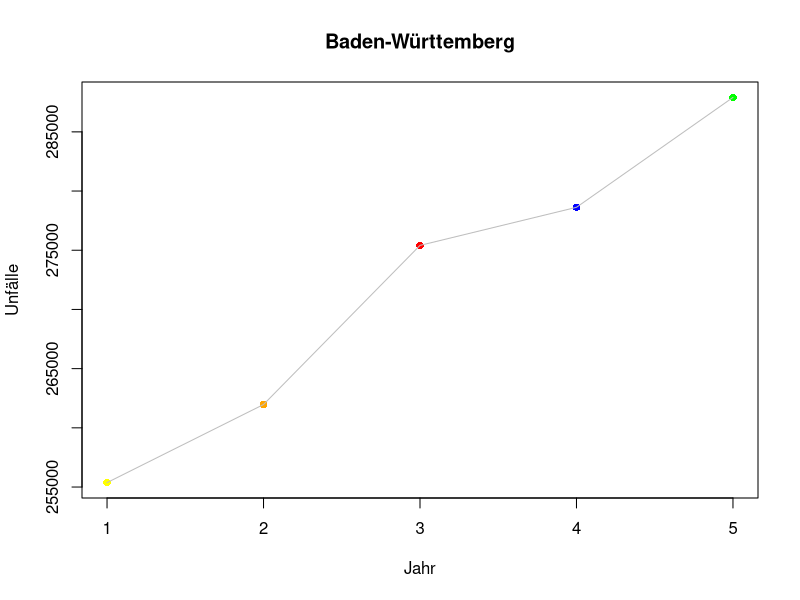
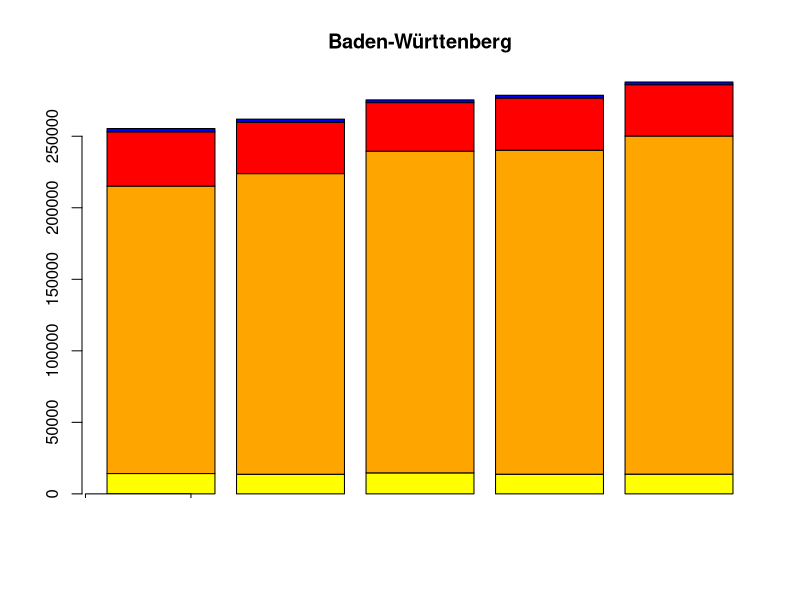
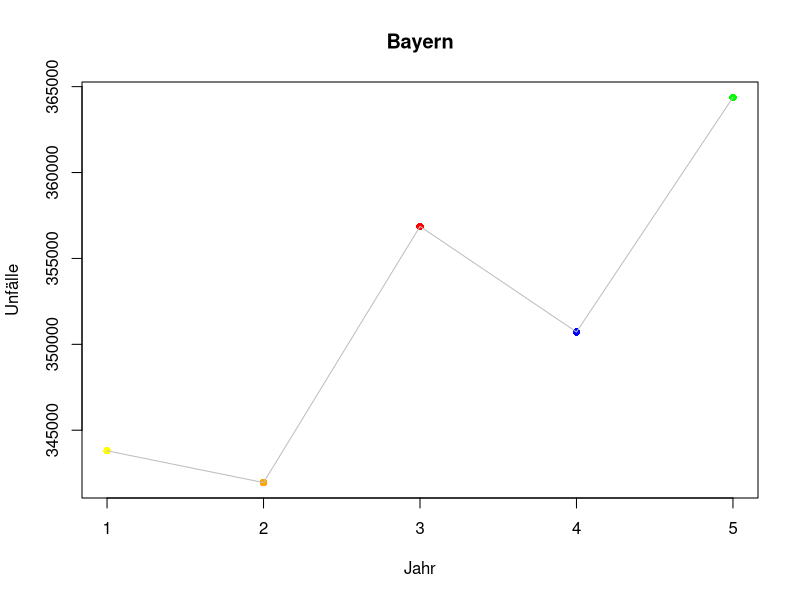
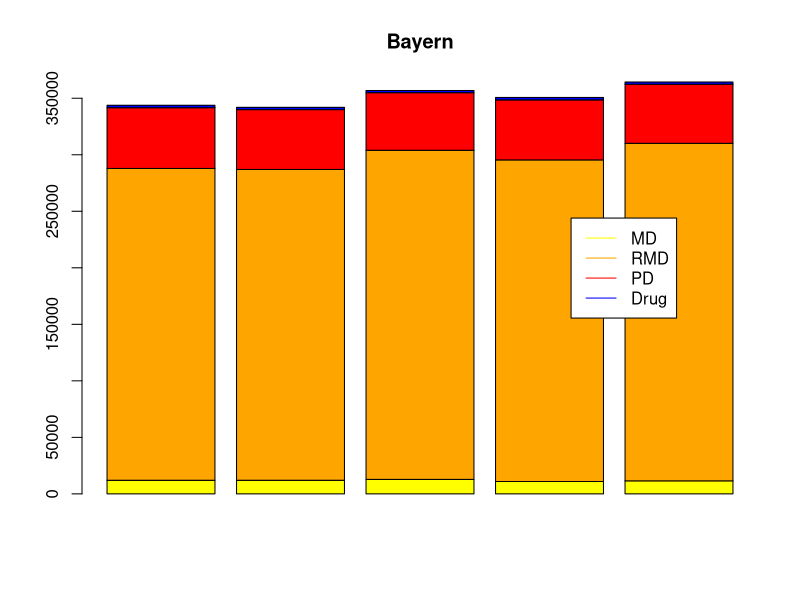
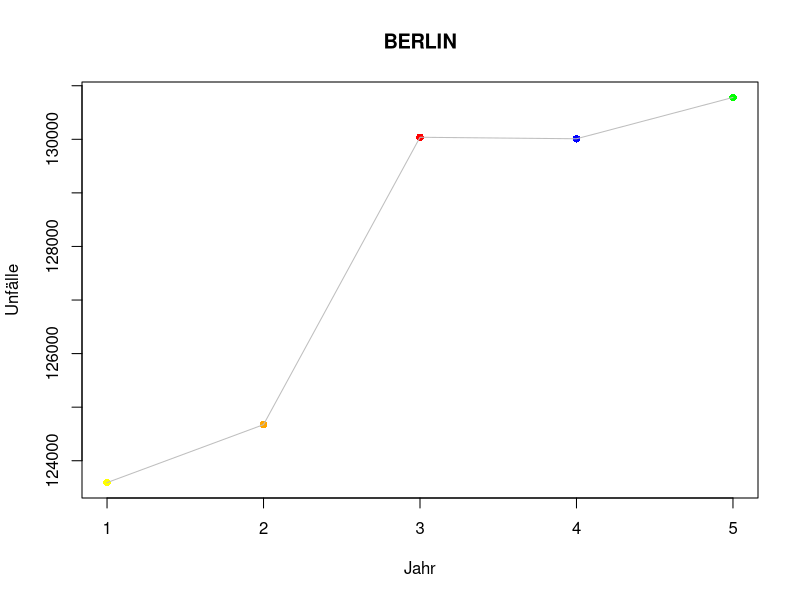
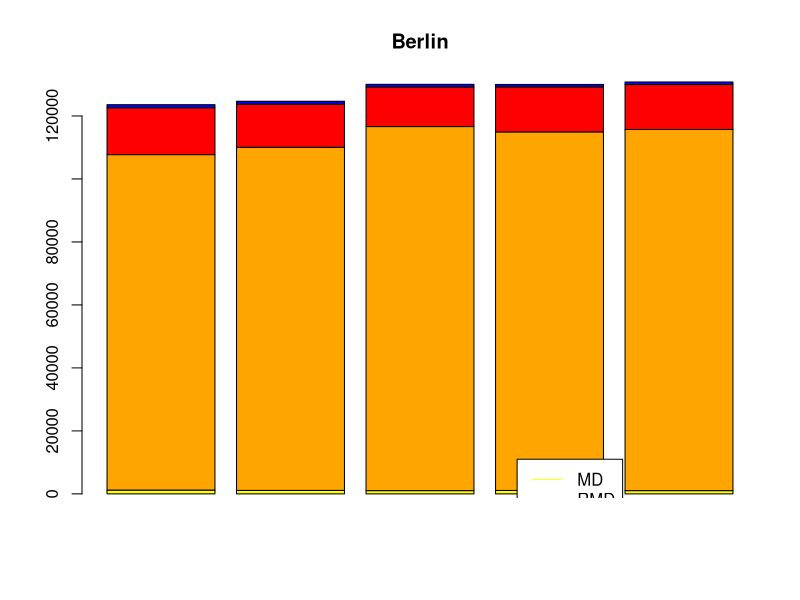
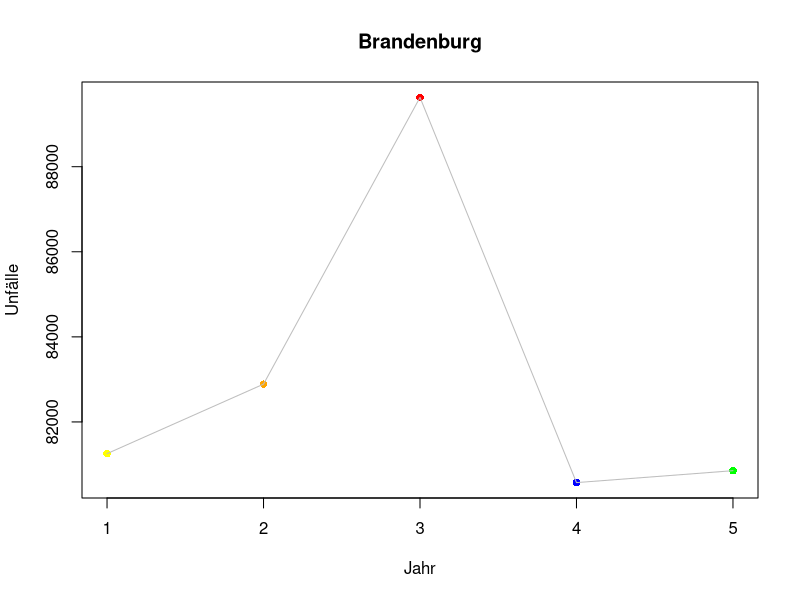
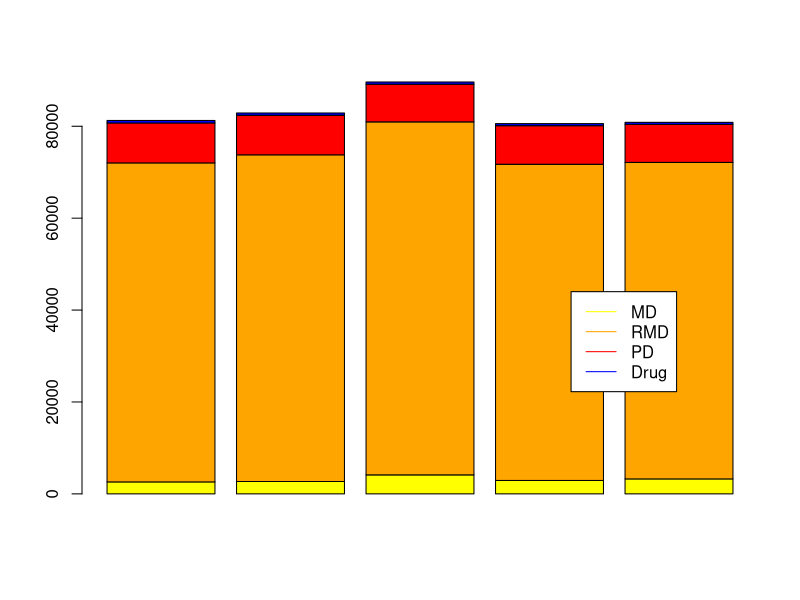

The R source for these figures, in order:
#Einlesen der Datei, System Linux Ubuntu 12.04
setwd("/home/vhx/Dokumente/R-Statistik/Projekt_S_V/WIN_HSHN_S_V/")
d<-read.csv2("unfalldaten.csv",encoding="utf-8")
d
colors = c("yellow", "orange", "red", "blue","green")

options(scipen=999)

#Einlesen der Datei, System Windows 7
# Working-Directory setzen
setwd("C:/R_Dateien")
# Einlesen des Datensatzes
d <- read.csv2("unfalldaten.csv", header = T, sep = ";")
colors = c("yellow", "orange", "red", "blue","green")

# Zusammenfassung des Datensatzes anzeigen
summary(d)

# 1.Bundesland Baden Württenberg----------------------------------------------------------------------------------
# Entwicklung von 2008 bis 2012

# Unfälle insgesamt
BW<-subset(d,d$Bundesland =="Baden-Württemberg" & d$Lage=="Insgesamt" & d$Unfälle =="Insgesamt" )
BW
#Vektor
BWJahre<-c(BW$X2008,BW$X2009,BW$X2010,BW$X2011,BW$X2012)
BWJahre

#Unfälle unter dem Einfluss berausch. Mittel
RBW<-subset(d,d$Bundesland =="Baden-Württemberg" & d$Unfälle =="Sonst. Unfälle unter dem Einfluss berausch. Mittel" & d$Lage =="Insgesamt" )
RBW
#Vektor
RBWJ<-c(RBW$X2008,RBW$X2009,RBW$X2010,RBW$X2011,RBW$X2012)
RBWJ


#Schwerwiegende Unfälle mit Sachschaden i.e.S
BWmd<-subset(d,d$Bundesland =="Baden-Württemberg" & d$Unfälle =="Schwerwiegende Unfälle mit Sachschaden i.e.S" & d$Lage =="Insgesamt")
BWmd
#Vektor
BWmdD<-c(BWmd$X2008,BWmd$X2009,BWmd$X2010,BWmd$X2011,BWmd$X2012)
BWmdD

#Unfälle mit Personenschaden
BWpd<-subset(d,d$Bundesland =="Baden-Württemberg" & d$Unfälle =="Unfälle mit Personenschaden" & d$Lage =="Insgesamt")
BWpd
#Vektor
BWpdD<-c(BWpd$X2008,BWpd$X2009,BWpd$X2010,BWpd$X2011,BWpd$X2012)
BWpdD

#Übrige Sachschadensunfälle
BWrmd<-subset(d,d$Bundesland =="Baden-Württemberg" & d$Unfälle =="Übrige Sachschadensunfälle" & d$Lage =="Insgesamt")
BWrmd
#Vektor
BWrmdD<-c(BWrmd$X2008,BWrmd$X2009,BWrmd$X2010,BWrmd$X2011,BWrmd$X2012)
BWrmdD

#Unfälle innerorts
BWinnerorts <- subset(d, d$Bundesland == "Baden-Württemberg" & d$Unfälle == "Insgesamt" & d$Lage == "innerorts")
BWinnerorts
#Vektor
BWinnerortsV <- c(BWinnerorts$X2008, BWinnerorts$X2009, BWinnerorts$X2010, BWinnerorts$X2011, BWinnerorts$X2012)
BWinnerortsV

#Unfälle außerorts
BWaußerorts <- subset(d, d$Bundesland == "Baden-Württemberg" & d$Unfälle == "Insgesamt" & d$Lage == "außerorts (ohne Autobahnen)")
BWaußerorts
#Vektor
BWaußerortsV <- c(BWaußerorts$X2008, BWaußerorts$X2009, BWaußerorts$X2010, BWaußerorts$X2011, BWaußerorts$X2012)
BWaußerortsV

#Unfälle auf Autobahnen
BWautobahn <- subset(d, d$Bundesland == "Baden-Württemberg" & d$Unfälle == "Insgesamt" & d$Lage == "auf Autobahnen")
BWautobahn
#Vektor
BWautobahnV <- c(BWautobahn$X2008, BWautobahn$X2009, BWautobahn$X2010, BWautobahn$X2011, BWautobahn$X2012)
BWautobahnV

#Für gestapelte Saeulendiagramm
t<-c(BWmdD,BWrmdD,BWpdD,RBWJ)
BadenW<-t
BadenW

BWtest<-matrix(BadenW, nrow=4,ncol=5, byrow = TRUE )
BWtest


#Entwicklung in 5 Jahren
plot(BWJahre,col=colors,ylab="Unfälle",xlab="Jahr",pch=16,main="Baden-Württemberg",cex=1)
lines(BWJahre,col="grey")


#Aufteilung
bw<-barplot(BWtest,beside=F,col=colors,main="Baden-Württenberg")
legend(0,0,c("MD","RMD","PD","Drug"), col=colors,lty=c(1,1))
BW


#----------------------------------------------------------------#

# 2. Bundesland Bayern------------------------------------------------------------------------------------------
# Entwicklung von 2008 bis 2012
BY<-subset(d,d$Bundesland =="Bayern" & d$Lage=="Insgesamt" & d$Unfälle =="Insgesamt")
BY

# Unfälle insgesammt Bayern
BYJahre<-c(BY$X2008,BY$X2009,BY$X2010,BY$X2011,BY$X2012)
BYJahre

#Drogeneinfluss
RBY<-subset(d,d$Bundesland =="Bayern" & d$Unfälle =="Sonst. Unfälle unter dem Einfluss berausch. Mittel" & d$Lage =="Insgesamt" )
RBY
#Vektoren
RBYJ<-c(RBY$X2008,RBY$X2009,RBY$X2010,RBY$X2011,RBY$X2012)
RBYJ


#Schwerwiegende Unfälle mit Sachschaden i.e.S
BYmd<-subset(d,d$Bundesland =="Bayern" & d$Unfälle =="Schwerwiegende Unfälle mit Sachschaden i.e.S" & d$Lage =="Insgesamt")
BYmd
BYmdD<-c(BYmd$X2008,BYmd$X2009,BYmd$X2010,BYmd$X2011,BYmd$X2012)
BYmdD

#Unfälle mit Personenschaden
BYpd<-subset(d,d$Bundesland =="Bayern" & d$Unfälle =="Unfälle mit Personenschaden" & d$Lage =="Insgesamt")
BYpd
BYpdD<-c(BYpd$X2008,BYpd$X2009,BYpd$X2010,BYpd$X2011,BYpd$X2012)
BYpdD

#Übrige Sachschadensunfälle
BYrmd<-subset(d,d$Bundesland =="Bayern" & d$Unfälle =="Übrige Sachschadensunfälle" & d$Lage =="Insgesamt")
BYrmd
BYrmdD<-c(BYrmd$X2008,BYrmd$X2009,BYrmd$X2010,BYrmd$X2011,BYrmd$X2012)
BYrmdD

#Unfälle innerorts
BYinnerorts <- subset(d, d$Bundesland == "Bayern" & d$Unfälle == "Insgesamt" & d$Lage == "innerorts")
BYinnerorts
#Vektor
BYinnerortsV <- c(BYinnerorts$X2008, BYinnerorts$X2009, BYinnerorts$X2010, BYinnerorts$X2011, BYinnerorts$X2012)
BYinnerortsV

#Unfälle außerorts
BYaußerorts <- subset(d, d$Bundesland == "Bayern" & d$Unfälle == "Insgesamt" & d$Lage == "außerorts (ohne Autobahnen)")
BYaußerorts
#Vektor
BYaußerortsV <- c(BYaußerorts$X2008, BYaußerorts$X2009, BYaußerorts$X2010, BYaußerorts$X2011, BYaußerorts$X2012)
BYaußerortsV

#Unfälle auf Autobahnen
BYautobahn <- subset(d, d$Bundesland == "Bayern" & d$Unfälle == "Insgesamt" & d$Lage == "auf Autobahnen")
BYautobahn
#Vektor
BYautobahnV <- c(BYautobahn$X2008, BYautobahn$X2009, BYautobahn$X2010, BYautobahn$X2011, BYautobahn$X2012)
BYautobahnV


#Für gestapelte Saeulendiagramm
byt<-c(BYmdD,BYrmdD,BYpdD,RBYJ)
Bayern<-byt

testBY<-matrix(byt, nrow=4,ncol=5, byrow = TRUE )
testBY

#Entwicklung in 5 Jahren
plot(BYJahre,col=colors,ylab="Unfälle",xlab="Jahr",pch=16,main="Bayern",cex=1)
lines(BYJahre,col="grey")

#Aufteilung
by<-barplot(testBY,beside=F,col=colors,main="Bayern")
legend(4.5,244000,c("MD","RMD","PD","Drug"), col=colors,lty=c(1,1))


#----------------------------------------------------------------#

# 3.Bundesland Berlin-------------------------------------------------------------------------------------------
# Entwicklung von 2008 bis 2012
BER<-subset(d,d$Bundesland =="Berlin" & d$Lage=="Insgesamt" & d$Unfälle =="Insgesamt")
BER

BERJahre<-c(BER$X2008,BER$X2009,BER$X2010,BER$X2011,BER$X2012)
BERJahre

#Drogeneinfluss
RBER<-subset(d,d$Bundesland =="Berlin" & d$Unfälle =="Sonst. Unfälle unter dem Einfluss berausch. Mittel" & d$Lage =="Insgesamt" )
RBER
#Vektoren
RBERJ<-c(RBER$X2008,RBER$X2009,RBER$X2010,RBER$X2011,RBER$X2012)
RBERJ


#Schwerwiegende Unfälle mit Sachschaden i.e.S
BERmd<-subset(d,d$Bundesland =="Berlin" & d$Unfälle =="Schwerwiegende Unfälle mit Sachschaden i.e.S" & d$Lage =="Insgesamt")
BERmd
#Vektor
BERmdD<-c(BERmd$X2008,BERmd$X2009,BERmd$X2010,BERmd$X2011,BERmd$X2012)
BERmdD

#Unfälle mit Personenschaden
BERpd<-subset(d,d$Bundesland =="Berlin" & d$Unfälle =="Unfälle mit Personenschaden" & d$Lage =="Insgesamt")
BERpd
#Vektor
BERpdD<-c(BERpd$X2008,BERpd$X2009,BERpd$X2010,BERpd$X2011,BERpd$X2012)
BERpdD

#Übrige Sachschadensunfälle
BERrmd<-subset(d,d$Bundesland =="Berlin" & d$Unfälle =="Übrige Sachschadensunfälle" & d$Lage =="Insgesamt")
BERrmd
#Vektor
BERrmdD<-c(BERrmd$X2008,BERrmd$X2009,BERrmd$X2010,BERrmd$X2011,BERrmd$X2012)
BERrmdD

#Unfälle innerorts
BERinnerorts <- subset(d, d$Bundesland == "Berlin" & d$Unfälle == "Insgesamt" & d$Lage == "innerorts")
BERinnerorts
#Vektor
BERinnerortsV <- c(BERinnerorts$X2008, BERinnerorts$X2009, BERinnerorts$X2010, BERinnerorts$X2011, BERinnerorts$X2012)
BERinnerortsV

#Unfälle außerorts
BERaußerorts <- subset(d, d$Bundesland == "Berlin" & d$Unfälle == "Insgesamt" & d$Lage == "außerorts (ohne Autobahnen)")
BERaußerorts
#Vektor
BERaußerortsV <- c(BERaußerorts$X2008, BERaußerorts$X2009, BERaußerorts$X2010, BERaußerorts$X2011, BERaußerorts$X2012)
BERaußerortsV

#Unfälle auf Autobahnen
BWautobahn <- subset(d, d$Bundesland == "Baden-Württemberg" & d$Unfälle == "Insgesamt" & d$Lage == "auf Autobahnen")
BWautobahn
#Vektor
BWautobahnV <- c(BWautobahn$X2008, BWautobahn$X2009, BWautobahn$X2010, BWautobahn$X2011, BWautobahn$X2012)
BWautobahnV

#Für gestapelte Saeulendiagramm
bert<-c(BERmdD,BERrmdD,BERpdD,RBERJ)
Berlin<-bert
testBER<-matrix(bert, nrow=4,ncol=5, byrow = TRUE )
testBER

#Entwicklung in 5 Jahren
plot(BERJahre,col=colors,ylab="Unfälle",xlab="Jahr",pch=16,main="BERLIN",cex=1)
lines(BERJahre,col="grey")

#Aufteilung
ber<-barplot(testBER,beside=F,col=colors,main="Berlin")
legend(4,11000,c("MD","RMD","PD","Drug"), col=colors,lty=c(1,1))

#-----------------------------------------------------------------------------------#

# 4. Bundesland Brandenburg------------------------------------------------------------------------------------
# Entwicklung von 2008 bis 2012

BRA<-subset(d,d$Bundesland =="Brandenburg" & d$Lage=="Insgesamt" & d$Unfälle =="Insgesamt")
BRA

BRAJahre<-c(BRA$X2008,BRA$X2009,BRA$X2010,BRA$X2011,BRA$X2012)
BRAJahre

#Unfälle unter dem Einfluss berausch. Mittel
RBRA<-subset(d,d$Bundesland =="Brandenburg" & d$Unfälle =="Sonst. Unfälle unter dem Einfluss berausch. Mittel" & d$Lage =="Insgesamt" )
RBRA
#Vektoren
RBRAJ<-c(RBRA$X2008,RBRA$X2009,RBRA$X2010,RBRA$X2011,RBRA$X2012)
RBRAJ

#Schwerwiegende Unfälle mit Sachschaden i.e.S
BRAmd<-subset(d,d$Bundesland =="Brandenburg" & d$Unfälle =="Schwerwiegende Unfälle mit Sachschaden i.e.S" & d$Lage =="Insgesamt")
BRAmd

BRAmdD<-c(BRAmd$X2008,BRAmd$X2009,BRAmd$X2010,BRAmd$X2011,BRAmd$X2012)
BRAmdD

#Unfälle mit Personenschaden
BRApd<-subset(d,d$Bundesland =="Brandenburg" & d$Unfälle =="Unfälle mit Personenschaden" & d$Lage =="Insgesamt")
BRApd
BRApdD<-c(BRApd$X2008,BRApd$X2009,BRApd$X2010,BRApd$X2011,BRApd$X2012)
BRApdD

#Übrige Sachschadensunfälle
BRArmd<-subset(d,d$Bundesland =="Brandenburg" & d$Unfälle =="Übrige Sachschadensunfälle" & d$Lage =="Insgesamt")
BRArmd
BRArmdD<-c(BRArmd$X2008,BRArmd$X2009,BRArmd$X2010,BRArmd$X2011,BRArmd$X2012)
BRArmdD

#Unfälle innerorts
BRAinnerorts <- subset(d, d$Bundesland == "Brandenburg" & d$Unfälle == "Insgesamt" & d$Lage == "innerorts")
BRAinnerorts
#Vektor
BRAinnerortsV <- c(BRAinnerorts$X2008, BRAinnerorts$X2009, BRAinnerorts$X2010, BRAinnerorts$X2011, BRAinnerorts$X2012)
BRAinnerortsV

#Unfälle außerorts
BRAaußerorts <- subset(d, d$Bundesland == "Brandenburg" & d$Unfälle == "Insgesamt" & d$Lage == "außerorts (ohne Autobahnen)")
BRAaußerorts
#Vektor
BRAaußerortsV <- c(BRAaußerorts$X2008, BRAaußerorts$X2009, BRAaußerorts$X2010, BRAaußerorts$X2011, BRAaußerorts$X2012)
BRAaußerortsV

#Unfälle auf Autobahnen
BRAautobahn <- subset(d, d$Bundesland == "Brandenburg" & d$Unfälle == "Insgesamt" & d$Lage == "auf Autobahnen")
BRAautobahn
#Vektor
BRAautobahnV <- c(BRAautobahn$X2008, BRAautobahn$X2009, BRAautobahn$X2010, BRAautobahn$X2011, BRAautobahn$X2012)
BRAautobahnV

#Für gestapelte Saeulendiagramm
brat<-c(BRAmdD,BRArmdD,BRApdD,RBRAJ)
Brandenburg<-brat
BRAtest<-matrix(brat, nrow=4,ncol=5, byrow = TRUE )
BRAtest
#Entwicklung in 5 Jahren
plot(BRAJahre,col=colors,ylab="Unfälle",xlab="Jahr",pch=16,main="Brandenburg",cex=1)
lines(BRAJahre,col="grey",main="Brandenburg")

#Aufteilung
bra<-barplot(BRAtest,beside=F,col=colors)
legend(4.5,44000,c("MD","RMD","PD","Drug"), col=colors,lty=c(1,1))

#---------------------------------------------------------------------------#


# 5. Bundesland Bremen----------------------------------------------------------------------------------------
# Entwicklung von 2008 bis 2012

BREM<-subset(d,d$Bundesland =="Bremen" & d$Lage=="Insgesamt" & d$Unfälle =="Insgesamt")
BREM




#Unfälle unter dem Einfluss berausch. Mittel
RBREM<-subset(d,d$Bundesland =="Bremen" & d$Unfälle =="Sonst. Unfälle unter dem Einfluss berausch. Mittel" & d$Lage =="Insgesamt" )
RBREM
#Vektoren
#Rauschmittel
RBREMJ<-c(RBREM$X2008,RBREM$X2009,RBREM$X2010,RBREM$X2011,RBREM$X2012)
RBREMJ
#Umfälle in 5 Jahren
BREMJahre<-c(BREM$X2008,BREM$X2009,BREM$X2010,BREM$X2011,BREM$X2012)
BREMJahre

#Schwerwiegende Unfälle mit Sachschaden i.e.S
BREMmd<-subset(d,d$Bundesland =="Bremen" & d$Unfälle =="Schwerwiegende Unfälle mit Sachschaden i.e.S" & d$Lage =="Insgesamt")
BREMmd

BREMmdD<-c(BREMmd$X2008,BREMmd$X2009,BREMmd$X2010,BREMmd$X2011,BREMmd$X2012)
BREMmdD

#Unfälle mit Personenschaden
BREMpd<-subset(d,d$Bundesland =="Bremen" & d$Unfälle =="Unfälle mit Personenschaden" & d$Lage =="Insgesamt")
BREMpd
BREMpdD<-c(BREMpd$X2008,BREMpd$X2009,BREMpd$X2010,BREMpd$X2011,BREMpd$X2012)
BREMpdD

#Übrige Sachschadensunfälle
BREMrmd<-subset(d,d$Bundesland =="Bremen" & d$Unfälle =="Übrige Sachschadensunfälle" & d$Lage =="Insgesamt")
BREMrmd
BREMrmdD<-c(BREMrmd$X2008,BREMrmd$X2009,BREMrmd$X2010,BREMrmd$X2011,BREMrmd$X2012)
BREMrmdD

#Unfälle innerorts
BREMinnerorts <- subset(d, d$Bundesland == "Bremen" & d$Unfälle == "Insgesamt" & d$Lage == "innerorts")
BREMinnerorts
#Vektor
BREMinnerortsV <- c(BREMinnerorts$X2008, BREMinnerorts$X2009, BREMinnerorts$X2010, BREMinnerorts$X2011, BREMinnerorts$X2012)
BREMinnerortsV

#Unfälle außerorts
BREMaußerorts <- subset(d, d$Bundesland == "Bremen" & d$Unfälle == "Insgesamt" & d$Lage == "außerorts (ohne Autobahnen)")
BREMaußerorts
#Vektor
BREMaußerortsV <- c(BREMaußerorts$X2008, BREMaußerorts$X2009, BREMaußerorts$X2010, BREMaußerorts$X2011, BREMaußerorts$X2012)
BREMaußerortsV

#Unfälle auf Autobahnen
BREMautobahn <- subset(d, d$Bundesland == "Bremen" & d$Unfälle == "Insgesamt" & d$Lage == "auf Autobahnen")
BREMautobahn
#Vektor
BREMautobahnV <- c(BREMautobahn$X2008, BREMautobahn$X2009, BREMautobahn$X2010, BREMautobahn$X2011, BREMautobahn$X2012)
BREMautobahnV

#Für gestapelte Saeulendiagramm
bremt<-c(BREMmdD,BREMrmdD,BREMpdD,RBREMJ)
Bremen<-bremt
BREMtest<-matrix(bremt, nrow=4,ncol=5, byrow = TRUE )
BREMtest
#Entwicklung in 5 Jahren
plot(BREMJahre,col=colors,ylab="Unfälle",xlab="Jahr",pch=16,main="Bremen",cex=1)
lines(BREMJahre,col="grey")

#Aufteilung
brem<-barplot(BREMtest,beside=F,col=colors,main="Bremen")
legend(4.5,10000,c("MD","RMD","PD","Drug"), col=colors,lty=c(1,1))
BREM
#---------------------------------------------------------------------#

# 6. Bundesland Hamburg--------------------------------------------------------------------------------------
# Entwicklung von 2008 bis 2012

HH<-subset(d,d$Bundesland =="Hamburg" & d$Lage=="Insgesamt" & d$Unfälle =="Insgesamt")
HH




#Unfälle unter dem Einfluss berausch. Mittel
RHH<-subset(d,d$Bundesland =="Hamburg" & d$Unfälle =="Sonst. Unfälle unter dem Einfluss berausch. Mittel" & d$Lage =="Insgesamt" )
RHH
#Vektoren
#Rauschmittel
RHHJ<-c(RHH$X2008,RHH$X2009,RHH$X2010,RHH$X2011,RHH$X2012)
RHHJ
#Umfälle in 5 Jahren
HHJahre<-c(HH$X2008,HH$X2009,HH$X2010,HH$X2011,HH$X2012)
HHJahre

#Schwerwiegende Unfälle mit Sachschaden i.e.S
HHmd<-subset(d,d$Bundesland =="Hamburg" & d$Unfälle =="Schwerwiegende Unfälle mit Sachschaden i.e.S" & d$Lage =="Insgesamt")
HHmd

HHmdD<-c(HHmd$X2008,HHmd$X2009,HHmd$X2010,HHmd$X2011,HHmd$X2012)
HHmdD

#Unfälle mit Personenschaden
HHpd<-subset(d,d$Bundesland =="Hamburg" & d$Unfälle =="Unfälle mit Personenschaden" & d$Lage =="Insgesamt")
HHpd
HHpdD<-c(HHpd$X2008,HHpd$X2009,HHpd$X2010,HHpd$X2011,HHpd$X2012)
HHpdD

#Übrige Sachschadensunfälle
HHrmd<-subset(d,d$Bundesland =="Hamburg" & d$Unfälle =="Übrige Sachschadensunfälle" & d$Lage =="Insgesamt")
HHrmd
HHrmdD<-c(HHrmd$X2008,HHrmd$X2009,HHrmd$X2010,HHrmd$X2011,HHrmd$X2012)
HHrmdD

#Unfälle innerorts
HHinnerorts <- subset(d, d$Bundesland == "Hamburg" & d$Unfälle == "Insgesamt" & d$Lage == "innerorts")
HHinnerorts
#Vektor
HHinnerortsV <- c(HHinnerorts$X2008, HHinnerorts$X2009, HHinnerorts$X2010, HHinnerorts$X2011, HHinnerorts$X2012)
HHinnerortsV

#Unfälle außerorts
HHaußerorts <- subset(d, d$Bundesland == "Hamburg" & d$Unfälle == "Insgesamt" & d$Lage == "außerorts (ohne Autobahnen)")
HHaußerorts
#Vektor
HHaußerortsV <- c(HHaußerorts$X2008, HHaußerorts$X2009, HHaußerorts$X2010, HHaußerorts$X2011, HHaußerorts$X2012)
HHaußerortsV

#Unfälle auf Autobahnen
HHautobahn <- subset(d, d$Bundesland == "Hamburg" & d$Unfälle == "Insgesamt" & d$Lage == "auf Autobahnen")
HHautobahn
#Vektor
HHautobahnV <- c(HHautobahn$X2008, HHautobahn$X2009, HHautobahn$X2010, HHautobahn$X2011, HHautobahn$X2012)
HHautobahnV

#Für gestapelte Saeulendiagramm
hht<-c(HHmdD,HHrmdD,HHpdD,RHHJ)
Hamburg<-hht
HHtest<-matrix(hht, nrow=4,ncol=5, byrow = TRUE )
HHtest
#Entwicklung in 5 Jahren
plot(HHJahre,col=colors,ylab="Unfälle",xlab="Jahr",pch=16,main="Hamburg",cex=1)
lines(HHJahre,col="grey")

#Aufteilung
hh<-barplot(HHtest,beside=F,col=colors,main="Hamburg")
legend(4.5,25000,c("MD","RMD","PD","Drug"), col=colors,lty=c(1,1))
HH
#-------------------------------------------------------------------------#

# 7. Bundesland Hessen
# Entwicklung von 2008 bis 2012-------------------------------------------------------------------------------

HE<-subset(d,d$Bundesland =="Hessen" & d$Lage=="Insgesamt" & d$Unfälle =="Insgesamt")
HE

#Unfälle unter dem Einfluss berausch. Mittel
RHE<-subset(d,d$Bundesland =="Hessen" & d$Unfälle =="Sonst. Unfälle unter dem Einfluss berausch. Mittel" & d$Lage =="Insgesamt" )
RHE
#Vektoren
#Rauschmittel
RHEJ<-c(RHE$X2008,RHE$X2009,RHE$X2010,RHE$X2011,RHE$X2012)
RHEJ
#Umfälle in 5 Jahren
HEJahre<-c(HE$X2008,HE$X2009,HE$X2010,HE$X2011,HE$X2012)
HEJahre

#Schwerwiegende Unfälle mit Sachschaden i.e.S
HEmd<-subset(d,d$Bundesland =="Hessen" & d$Unfälle =="Schwerwiegende Unfälle mit Sachschaden i.e.S" & d$Lage =="Insgesamt")
HEmd

HEmdD<-c(HEmd$X2008,HEmd$X2009,HEmd$X2010,HEmd$X2011,HEmd$X2012)
HEmdD

#Unfälle mit Personenschaden
HEpd<-subset(d,d$Bundesland =="Hessen" & d$Unfälle =="Unfälle mit Personenschaden" & d$Lage =="Insgesamt")
HEpd

HEpdD<-c(HEpd$X2008,HEpd$X2009,HEpd$X2010,HEpd$X2011,HEpd$X2012)
HEpdD

#Übrige Sachschadensunfälle
HErmd<-subset(d,d$Bundesland =="Hessen" & d$Unfälle =="Übrige Sachschadensunfälle" & d$Lage =="Insgesamt")
HErmd

HErmdD<-c(HErmd$X2008,HErmd$X2009,HErmd$X2010,HErmd$X2011,HErmd$X2012)
HErmdD

#Unfälle innerorts
HEinnerorts <- subset(d, d$Bundesland == "Hessen" & d$Unfälle == "Insgesamt" & d$Lage == "innerorts")
HEinnerorts
#Vektor
HEinnerortsV <- c(HEinnerorts$X2008, HEinnerorts$X2009, HEinnerorts$X2010, HEinnerorts$X2011, HEinnerorts$X2012)
HEinnerortsV

#Unfälle außerorts
HEaußerorts <- subset(d, d$Bundesland == "Hessen" & d$Unfälle == "Insgesamt" & d$Lage == "außerorts (ohne Autobahnen)")
HEaußerorts
#Vektor
HEaußerortsV <- c(HEaußerorts$X2008, HEaußerorts$X2009, HEaußerorts$X2010, HEaußerorts$X2011, HEaußerorts$X2012)
HEaußerortsV

#Unfälle auf Autobahnen
HEautobahn <- subset(d, d$Bundesland == "Hessen" & d$Unfälle == "Insgesamt" & d$Lage == "auf Autobahnen")
HEautobahn
#Vektor
HEautobahnV <- c(HEautobahn$X2008, HEautobahn$X2009, HEautobahn$X2010, HEautobahn$X2011, HEautobahn$X2012)
HEautobahnV

#Für gestapelte Saeulendiagramm
het<-c(HEmdD,HErmdD,HEpdD,RHEJ)
Hessen<-het
HEtest<-matrix(het, nrow=4,ncol=5, byrow = TRUE )
HEtest
#Entwicklung in 5 Jahren
plot(HEJahre,col=colors,ylab="Unfälle",xlab="Jahr",pch=16,main="Hessen",cex=1)
lines(HEJahre,col="grey")

#Aufteilung
he<-barplot(HEtest,beside=F,col=colors, main="Hessen")
legend(4.5,55000,c("MD","RMD","PD","Drug"), col=colors,lty=c(1,1))
HE

#-------------------------------------------------------------------------#

# 8. Bundesland Mecklenburg-Vorpommern-----------------------------------------------------------------------
# Entwicklung von 2008 bis 2012

MV<-subset(d,d$Bundesland =="Mecklenburg-Vorpommern" & d$Lage=="Insgesamt" & d$Unfälle =="Insgesamt")
MV


#Unfälle unter dem Einfluss berausch. Mittel
RMV<-subset(d,d$Bundesland =="Mecklenburg-Vorpommern" & d$Unfälle =="Sonst. Unfälle unter dem Einfluss berausch. Mittel" & d$Lage =="Insgesamt" )
RMV
#Vektoren
#Rauschmittel
RMVJ<-c(RMV$X2008,RMV$X2009,RMV$X2010,RMV$X2011,RMV$X2012)
RMVJ
#Umfälle in 5 Jahren
MVJahre<-c(MV$X2008,MV$X2009,MV$X2010,MV$X2011,MV$X2012)
MVJahre

#Schwerwiegende Unfälle mit Sachschaden i.e.S
MVmd<-subset(d,d$Bundesland =="Mecklenburg-Vorpommern" & d$Unfälle =="Schwerwiegende Unfälle mit Sachschaden i.e.S" & d$Lage =="Insgesamt")
MVmd

MVmdD<-c(MVmd$X2008,MVmd$X2009,MVmd$X2010,MVmd$X2011,MVmd$X2012)
MVmdD

#Unfälle mit Personenschaden
MVpd<-subset(d,d$Bundesland =="Mecklenburg-Vorpommern" & d$Unfälle =="Unfälle mit Personenschaden" & d$Lage =="Insgesamt")
MVpd

MVpdD<-c(MVpd$X2008,MVpd$X2009,MVpd$X2010,MVpd$X2011,MVpd$X2012)
MVpdD

#Übrige Sachschadensunfälle
MVrmd<-subset(d,d$Bundesland =="Mecklenburg-Vorpommern" & d$Unfälle =="Übrige Sachschadensunfälle" & d$Lage =="Insgesamt")
MVrmd

MVrmdD<-c(MVrmd$X2008,MVrmd$X2009,MVrmd$X2010,MVrmd$X2011,MVrmd$X2012)
MVrmdD

#Unfälle innerorts
MVinnerorts <- subset(d, d$Bundesland == "Mecklenburg-Vorpommern" & d$Unfälle == "Insgesamt" & d$Lage == "innerorts")
MVinnerorts
#Vektor
MVinnerortsV <- c(MVinnerorts$X2008, MVinnerorts$X2009, MVinnerorts$X2010, MVinnerorts$X2011, MVinnerorts$X2012)
MVinnerortsV

#Unfälle außerorts
MVaußerorts <- subset(d, d$Bundesland == "Mecklenburg-Vorpommern" & d$Unfälle == "Insgesamt" & d$Lage == "außerorts (ohne Autobahnen)")
MVaußerorts
#Vektor
MVaußerortsV <- c(MVaußerorts$X2008, MVaußerorts$X2009, MVaußerorts$X2010, MVaußerorts$X2011, MVaußerorts$X2012)
MVaußerortsV

#Unfälle auf Autobahnen
MVautobahn <- subset(d, d$Bundesland == "Mecklenburg-Vorpommern" & d$Unfälle == "Insgesamt" & d$Lage == "auf Autobahnen")
MVautobahn
#Vektor
MVautobahnV <- c(MVautobahn$X2008, MVautobahn$X2009, MVautobahn$X2010, MVautobahn$X2011, MVautobahn$X2012)
MVautobahnV

#Für gestapelte Saeulendiagramm
mvt<-c(MVmdD,MVrmdD,MVpdD,RMVJ)
MecklenburgVorpommern<-mvt
MVtest<-matrix(mvt, nrow=4,ncol=5, byrow = TRUE )
MVtest
#Entwicklung in 5 Jahren
plot(MVJahre,col=colors,ylab="Unfälle",xlab="Jahr",pch=16,main="Mecklenburg-Vorpommern",cex=1)
lines(MVJahre,col="grey")

#Aufteilung
mv<-barplot(MVtest,beside=F,col=colors,main="Mecklenburg-Vorpommern")
legend(4.5,45000,c("MD","RMD","PD","Drug"), col=colors,lty=c(1,1))
MV
#------------------------------------------------------------------#

# 9. Bundesland Niedersachsen---------------------------------------------------------------------------------
# Entwicklung von 2008 bis 2012

NS<-subset(d,d$Bundesland =="Niedersachsen" & d$Lage=="Insgesamt" & d$Unfälle =="Insgesamt")
NS

#Unfälle unter dem Einfluss berausch. Mittel
RNS<-subset(d,d$Bundesland =="Niedersachsen" & d$Unfälle =="Sonst. Unfälle unter dem Einfluss berausch. Mittel" & d$Lage =="Insgesamt" )
RNS
#Vektoren
#Rauschmittel
RNSJ<-c(RNS$X2008,RNS$X2009,RNS$X2010,RNS$X2011,RNS$X2012)
RNSJ
#Umfälle in 5 Jahren
NSJahre<-c(NS$X2008,NS$X2009,NS$X2010,NS$X2011,NS$X2012)
NSJahre

#Schwerwiegende Unfälle mit Sachschaden i.e.S
NSmd<-subset(d,d$Bundesland =="Niedersachsen" & d$Unfälle =="Schwerwiegende Unfälle mit Sachschaden i.e.S" & d$Lage =="Insgesamt")
NSmd

NSmdD<-c(NSmd$X2008,NSmd$X2009,NSmd$X2010,NSmd$X2011,NSmd$X2012)
NSmdD

#Unfälle mit Personenschaden
NSpd<-subset(d,d$Bundesland =="Niedersachsen" & d$Unfälle =="Unfälle mit Personenschaden" & d$Lage =="Insgesamt")
NSpd

NSpdD<-c(NSpd$X2008,NSpd$X2009,NSpd$X2010,NSpd$X2011,NSpd$X2012)
NSpdD

#Übrige Sachschadensunfälle
NSrmd<-subset(d,d$Bundesland =="Niedersachsen" & d$Unfälle =="Übrige Sachschadensunfälle" & d$Lage =="Insgesamt")
NSrmd

NSrmdD<-c(NSrmd$X2008,NSrmd$X2009,NSrmd$X2010,NSrmd$X2011,NSrmd$X2012)
NSrmdD

#Unfälle innerorts
NSinnerorts <- subset(d, d$Bundesland == "Niedersachsen" & d$Unfälle == "Insgesamt" & d$Lage == "innerorts")
NSinnerorts
#Vektor
NSinnerortsV <- c(NSinnerorts$X2008, NSinnerorts$X2009, NSinnerorts$X2010, NSinnerorts$X2011, NSinnerorts$X2012)
NSinnerortsV

#Unfälle außerorts
NSaußerorts <- subset(d, d$Bundesland == "Niedersachsen" & d$Unfälle == "Insgesamt" & d$Lage == "außerorts (ohne Autobahnen)")
NSaußerorts
#Vektor
NSaußerortsV <- c(NSaußerorts$X2008, NSaußerorts$X2009, NSaußerorts$X2010, NSaußerorts$X2011, NSaußerorts$X2012)
NSaußerortsV

#Unfälle auf Autobahnen
NSautobahn <- subset(d, d$Bundesland == "Niedersachsen" & d$Unfälle == "Insgesamt" & d$Lage == "auf Autobahnen")
NSautobahn
#Vektor
NSautobahnV <- c(NSautobahn$X2008, NSautobahn$X2009, NSautobahn$X2010, NSautobahn$X2011, NSautobahn$X2012)
NSautobahnV

#Für gestapelte Saeulendiagramm
nst<-c(NSmdD,NSrmdD,NSpdD,RNSJ)
Niedersachsen<-nst
NStest<-matrix(nst, nrow=4,ncol=5, byrow = TRUE )
NStest
#Entwicklung in 5 Jahren
plot(NSJahre,col=colors,ylab="Unfälle",xlab="Jahr",pch=16,main="Niedersachsen",cex=1)
lines(NSJahre,col="grey")

#Aufteilung
barplot(NStest,beside=F,col=colors,main="Niedersachsen")
legend(4.5,99000,c("MD","RMD","PD","Drug"), col=colors,lty=c(1,1))
NS
#-------------------------------------------------------------------------------#


# 10. Bundesland Nordrhein-Westfalen--------------------------------------------------------------------------
# Entwicklung von 2008 bis 2012

NRW<-subset(d,d$Bundesland =="Nordrhein-Westfalen" & d$Lage=="Insgesamt" & d$Unfälle =="Insgesamt")
NRW

#Unfälle unter dem Einfluss berausch. Mittel
RNRW<-subset(d,d$Bundesland =="Nordrhein-Westfalen" & d$Unfälle =="Sonst. Unfälle unter dem Einfluss berausch. Mittel" & d$Lage =="Insgesamt" )
RNRW
#Vektoren
#Rauschmittel
RNRWJ<-c(RNRW$X2008,RNRW$X2009,RNRW$X2010,RNRW$X2011,RNRW$X2012)
RNRWJ
#Umfälle in 5 Jahren
NRWJahre<-c(NRW$X2008,NRW$X2009,NRW$X2010,NRW$X2011,NRW$X2012)
NRWJahre

#Schwerwiegende Unfälle mit Sachschaden i.e.S
NRWmd<-subset(d,d$Bundesland =="Nordrhein-Westfalen" & d$Unfälle =="Schwerwiegende Unfälle mit Sachschaden i.e.S" & d$Lage =="Insgesamt")
NRWmd

NRWmdD<-c(NRWmd$X2008,NRWmd$X2009,NRWmd$X2010,NRWmd$X2011,NRWmd$X2012)
NRWmdD

#Unfälle mit Personenschaden
NRWpd<-subset(d,d$Bundesland =="Nordrhein-Westfalen" & d$Unfälle =="Unfälle mit Personenschaden" & d$Lage =="Insgesamt")
NRWpd
NRWpdD<-c(NRWpd$X2008,NRWpd$X2009,NRWpd$X2010,NRWpd$X2011,NRWpd$X2012)
NRWpdD

#Übrige Sachschadensunfälle
NRWrmd<-subset(d,d$Bundesland =="Nordrhein-Westfalen" & d$Unfälle =="Übrige Sachschadensunfälle" & d$Lage =="Insgesamt")
NRWrmd

NRWrmdD<-c(NRWrmd$X2008,NRWrmd$X2009,NRWrmd$X2010,NRWrmd$X2011,NRWrmd$X2012)
NRWrmdD

#Unfälle innerorts
NRWinnerorts <- subset(d, d$Bundesland == "Nordrhein-Westfalen" & d$Unfälle == "Insgesamt" & d$Lage == "innerorts")
NRWinnerorts
#Vektor
NRWinnerortsV <- c(NRWinnerorts$X2008, NRWinnerorts$X2009, NRWinnerorts$X2010, NRWinnerorts$X2011, NRWinnerorts$X2012)
NRWinnerortsV

#Unfälle außerorts
NRWaußerorts <- subset(d, d$Bundesland == "Nordrhein-Westfalen" & d$Unfälle == "Insgesamt" & d$Lage == "außerorts (ohne Autobahnen)")
NRWaußerorts
#Vektor
NRWaußerortsV <- c(NRWaußerorts$X2008, NRWaußerorts$X2009, NRWaußerorts$X2010, NRWaußerorts$X2011, NRWaußerorts$X2012)
NRWaußerortsV

#Unfälle auf Autobahnen
NRWautobahn <- subset(d, d$Bundesland == "Nordrhein-Westfalen" & d$Unfälle == "Insgesamt" & d$Lage == "auf Autobahnen")
NRWautobahn
#Vektor
NRWautobahnV <- c(NRWautobahn$X2008, NRWautobahn$X2009, NRWautobahn$X2010, NRWautobahn$X2011, NRWautobahn$X2012)
NRWautobahnV

#Für gestapelte Saeulendiagramm
nrwt<-c(NRWmdD,NRWrmdD,NRWpdD,RNRWJ)
NordrheinWestfalen<-nrwt
nrwt
NRWtest<-matrix(nrwt, nrow=4,ncol=5, byrow = TRUE )
NRWtest
#Entwicklung in 5 Jahren
plot(NSJahre,col=colors,ylab="Unfälle",xlab="Jahr",pch=16,main="Nordrhein-Westfalen",cex=1)
lines(NSJahre,col="grey")

#Aufteilung
nrw<-barplot(NRWtest,beside=F,col=colors,main="Nordrhein-Westfalen")
legend(4.5,400000,c("MD","RMD","PD","Drug"), col=colors,lty=c(1,1))
NRW
#-------------------------------------------------------------------------------#

# 11. Rheinland-Pfalz-----------------------------------------------------------------------------------------
# Entwicklung von 2008 bis 2012

RP<-subset(d,d$Bundesland =="Rheinland-Pfalz" & d$Lage=="Insgesamt" & d$Unfälle =="Insgesamt")
RP



#Unfälle unter dem Einfluss berausch. Mittel
RRP<-subset(d,d$Bundesland =="Rheinland-Pfalz" & d$Unfälle =="Sonst. Unfälle unter dem Einfluss berausch. Mittel" & d$Lage =="Insgesamt" )
RRP
#Vektoren
#Rauschmittel
RRPJ<-c(RRP$X2008,RRP$X2009,RRP$X2010,RRP$X2011,RRP$X2012)
RRPJ
#Umfälle in 5 Jahren
RPJahre<-c(RP$X2008,RP$X2009,RP$X2010,RP$X2011,RP$X2012)
RPJahre

#Schwerwiegende Unfälle mit Sachschaden i.e.S
RPmd<-subset(d,d$Bundesland =="Rheinland-Pfalz" & d$Unfälle =="Schwerwiegende Unfälle mit Sachschaden i.e.S" & d$Lage =="Insgesamt")
RPmd

RPmdD<-c(RPmd$X2008,RPmd$X2009,RPmd$X2010,RPmd$X2011,RPmd$X2012)
RPmdD

#Unfälle mit Personenschaden
RPpd<-subset(d,d$Bundesland =="Rheinland-Pfalz" & d$Unfälle =="Unfälle mit Personenschaden" & d$Lage =="Insgesamt")
RPpd

RPpdD<-c(RPpd$X2008,RPpd$X2009,RPpd$X2010,RPpd$X2011,RPpd$X2012)
RPpdD

#Übrige Sachschadensunfälle
RPrmd<-subset(d,d$Bundesland =="Rheinland-Pfalz" & d$Unfälle =="Übrige Sachschadensunfälle" & d$Lage =="Insgesamt")
RPrmd

RPrmdD<-c(RPrmd$X2008,RPrmd$X2009,RPrmd$X2010,RPrmd$X2011,RPrmd$X2012)
RPrmdD
#

#Unfälle innerorts
RPinnerorts <- subset(d, d$Bundesland == "Rheinland-Pfalz" & d$Unfälle == "Insgesamt" & d$Lage == "innerorts")
RPinnerorts
#Vektor
RPinnerortsV <- c(RPinnerorts$X2008, RPinnerorts$X2009, RPinnerorts$X2010, RPinnerorts$X2011, RPinnerorts$X2012)
RPinnerortsV

#Unfälle außerorts
RPaußerorts <- subset(d, d$Bundesland == "Rheinland-Pfalz" & d$Unfälle == "Insgesamt" & d$Lage == "außerorts (ohne Autobahnen)")
RPaußerorts
#Vektor
RPaußerortsV <- c(RPaußerorts$X2008, RPaußerorts$X2009, RPaußerorts$X2010, RPaußerorts$X2011, RPaußerorts$X2012)
RPaußerortsV

#Unfälle auf Autobahnen
RPautobahn <- subset(d, d$Bundesland == "Rheinland-Pfalz" & d$Unfälle == "Insgesamt" & d$Lage == "auf Autobahnen")
RPautobahn
#Vektor
RPautobahnV <- c(RPautobahn$X2008, RPautobahn$X2009, RPautobahn$X2010, RPautobahn$X2011, RPautobahn$X2012)
RPautobahnV

#Für gestapelte Saeulendiagramm
rpt<-c(RPmdD,RPrmdD,RPpdD,RRPJ)
RheinlandPfalz<-rpt
RPtest<-matrix(rpt, nrow=4,ncol=5, byrow = TRUE )
RPtest
#Entwicklung in 5 Jahren
plot(RPJahre,col=colors,ylab="Unfälle",xlab="Jahr",pch=16,main="Rheinland-Pfalz",cex=1)
lines(RPJahre,col="grey")

#Aufteilung
barplot(RPtest,beside=F,col=colors,main="Rheinland-Pfalz")
legend(4.5,65000,c("MD","RMD","PD","Drug"), col=colors,lty=c(1,1))
RP
#-------------------------------------------------------------------------------#


# 12. Bundesland Saarland
# Entwicklung von 2008 bis 2012-------------------------------------------------------------------------------

SA<-subset(d,d$Bundesland =="Saarland" & d$Lage=="Insgesamt" & d$Unfälle =="Insgesamt")
SA

#Unfälle unter dem Einfluss berausch. Mittel
RSA<-subset(d,d$Bundesland =="Saarland" & d$Unfälle =="Sonst. Unfälle unter dem Einfluss berausch. Mittel" & d$Lage =="Insgesamt" )
RSA
#Vektoren
#Rauschmittel
RSAJ<-c(RSA$X2008,RSA$X2009,RSA$X2010,RSA$X2011,RSA$X2012)
RSAJ
#Umfälle in 5 Jahren
SAJahre<-c(SA$X2008,SA$X2009,SA$X2010,SA$X2011,SA$X2012)
SAJahre

#Schwerwiegende Unfälle mit Sachschaden i.e.S
SAmd<-subset(d,d$Bundesland =="Saarland" & d$Unfälle =="Schwerwiegende Unfälle mit Sachschaden i.e.S" & d$Lage =="Insgesamt")
SAmd

SAmdD<-c(SAmd$X2008,SAmd$X2009,SAmd$X2010,SAmd$X2011,SAmd$X2012)
SAmdD

#Unfälle mit Personenschaden
SApd<-subset(d,d$Bundesland =="Saarland" & d$Unfälle =="Unfälle mit Personenschaden" & d$Lage =="Insgesamt")
SApd

SApdD<-c(SApd$X2008,SApd$X2009,SApd$X2010,SApd$X2011,SApd$X2012)
SApdD

#Übrige Sachschadensunfälle
SArmd<-subset(d,d$Bundesland =="Saarland" & d$Unfälle =="Übrige Sachschadensunfälle" & d$Lage =="Insgesamt")
SArmd

SArmdD<-c(SArmd$X2008,SArmd$X2009,SArmd$X2010,SArmd$X2011,SArmd$X2012)
SArmdD
#

#Unfälle innerorts
SAinnerorts <- subset(d, d$Bundesland == "Saarland" & d$Unfälle == "Insgesamt" & d$Lage == "innerorts")
SAinnerorts
#Vektor
SAinnerortsV <- c(SAinnerorts$X2008, SAinnerorts$X2009, SAinnerorts$X2010, SAinnerorts$X2011, SAinnerorts$X2012)
SAinnerortsV

#Unfälle außerorts
SAaußerorts <- subset(d, d$Bundesland == "Saarland" & d$Unfälle == "Insgesamt" & d$Lage == "außerorts (ohne Autobahnen)")
SAaußerorts
#Vektor
SAaußerortsV <- c(SAaußerorts$X2008, SAaußerorts$X2009, SAaußerorts$X2010, SAaußerorts$X2011, SAaußerorts$X2012)
SAaußerortsV

#Unfälle auf Autobahnen
SAautobahn <- subset(d, d$Bundesland == "Saarland" & d$Unfälle == "Insgesamt" & d$Lage == "auf Autobahnen")
SAautobahn
#Vektor
SAautobahnV <- c(SAautobahn$X2008, SAautobahn$X2009, SAautobahn$X2010, SAautobahn$X2011, SAautobahn$X2012)
SAautobahnV

#Für gestapelte Saeulendiagramm
sat<-c(SAmdD,SArmdD,SApdD,RSAJ)
Saarland<-sat
SAtest<-matrix(sat, nrow=4,ncol=5, byrow = TRUE )
SAtest
#Entwicklung in 5 Jahren
plot(SAJahre,col=colors,ylab="Unfälle",xlab="Jahr",pch=16,main="Saarland",cex=1)
lines(SAJahre,col="grey")

#Aufteilung
barplot(SAtest,beside=F,col=colors,main="Saarland")
legend(4.5,450000,c("MD","RMD","PD","Drug"), col=colors,lty=c(1,1))
SA
#-------------------------------------------------------------------------------#


# 13. Bundesland Sachsen
# Entwicklung von 2008 bis 2012-------------------------------------------------------------------------------

SAC<-subset(d,d$Bundesland =="Sachsen" & d$Lage=="Insgesamt" & d$Unfälle =="Insgesamt")
SAC



#Unfälle unter dem Einfluss berausch. Mittel
RSAC<-subset(d,d$Bundesland =="Sachsen" & d$Unfälle =="Sonst. Unfälle unter dem Einfluss berausch. Mittel" & d$Lage =="Insgesamt" )
RSAC
#Vektoren
#Rauschmittel
RSACJ<-c(RSAC$X2008,RSAC$X2009,RSAC$X2010,RSAC$X2011,RSAC$X2012)
RSACJ
#Umfälle in 5 Jahren
SACJahre<-c(SAC$X2008,SAC$X2009,SAC$X2010,SAC$X2011,SAC$X2012)
SACJahre

#Schwerwiegende Unfälle mit Sachschaden i.e.S
SACmd<-subset(d,d$Bundesland =="Sachsen" & d$Unfälle =="Schwerwiegende Unfälle mit Sachschaden i.e.S" & d$Lage =="Insgesamt")
SACmd

SACmdD<-c(SACmd$X2008,SACmd$X2009,SACmd$X2010,SACmd$X2011,SACmd$X2012)
SACmdD

#Unfälle mit Personenschaden
SACpd<-subset(d,d$Bundesland =="Sachsen" & d$Unfälle =="Unfälle mit Personenschaden" & d$Lage =="Insgesamt")
SACpd

SACpdD<-c(SACpd$X2008,SACpd$X2009,SACpd$X2010,SACpd$X2011,SACpd$X2012)
SACpdD

#Übrige Sachschadensunfälle
SACrmd<-subset(d,d$Bundesland =="Sachsen" & d$Unfälle =="Übrige Sachschadensunfälle" & d$Lage =="Insgesamt")
SACrmd

SACrmdD<-c(SACrmd$X2008,SACrmd$X2009,SACrmd$X2010,SACrmd$X2011,SACrmd$X2012)
SACrmdD
#

#Unfälle innerorts
SACinnerorts <- subset(d, d$Bundesland == "Sachsen" & d$Unfälle == "Insgesamt" & d$Lage == "innerorts")
SACinnerorts
#Vektor
SACinnerortsV <- c(SACinnerorts$X2008, SACinnerorts$X2009, SACinnerorts$X2010, SACinnerorts$X2011, SACinnerorts$X2012)
SACinnerortsV

#Unfälle außerorts
SACaußerorts <- subset(d, d$Bundesland == "Sachsen" & d$Unfälle == "Insgesamt" & d$Lage == "außerorts (ohne Autobahnen)")
SACaußerorts
#Vektor
SACaußerortsV <- c(SACaußerorts$X2008, SACaußerorts$X2009, SACaußerorts$X2010, SACaußerorts$X2011, SACaußerorts$X2012)
SACaußerortsV

#Unfälle auf Autobahnen
SACautobahn <- subset(d, d$Bundesland == "Sachsen" & d$Unfälle == "Insgesamt" & d$Lage == "auf Autobahnen")
SACautobahn
#Vektor
SACautobahnV <- c(SACautobahn$X2008, SACautobahn$X2009, SACautobahn$X2010, SACautobahn$X2011, SACautobahn$X2012)
SACautobahnV

#Für gestapelte Saeulendiagramm
sact<-c(SACmdD,SACrmdD,SACpdD,RSACJ)
Sachsen<-sact
SACtest<-matrix(sact, nrow=4,ncol=5, byrow = TRUE )
SAtest
#Entwicklung in 5 Jahren
plot(SACJahre,col=colors,ylab="Unfälle",xlab="Jahr",pch=16,main="Sachsen",cex=1)
lines(SACJahre,col="grey")

#Aufteilung
barplot(SACtest,beside=F,col=colors,main="Sachsen")
legend(4.5,60000,c("MD","RMD","PD","Drug"), col=colors,lty=c(1,1))
SAC
#-------------------------------------------------------------------------------#
# 14. Bundesland Sachsen-Anhalt
# Entwicklung von 2008 bis 2012-------------------------------------------------------------------------------

SAA<-subset(d,d$Bundesland =="Sachsen-Anhalt" & d$Lage=="Insgesamt" & d$Unfälle =="Insgesamt")
SAA

SAAJahre<-c(SAA$X2008,SAA$X2009,SAA$X2010,SAA$X2011,SAA$X2012)


#Unfälle unter dem Einfluss berausch. Mittel
RSAA<-subset(d,d$Bundesland =="Sachsen-Anhalt" & d$Unfälle =="Sonst. Unfälle unter dem Einfluss berausch. Mittel" & d$Lage =="Insgesamt" )
RSAA
#Vektoren
#Rauschmittel
RSAAJ<-c(RSAA$X2008,RSAA$X2009,RSAA$X2010,RSAA$X2011,RSAA$X2012)
RSAAJ
#Umfälle in 5 Jahren
SAAJahre<-c(SAA$X2008,SAA$X2009,SAA$X2010,SAA$X2011,SAA$X2012)
SAAJahre

#Schwerwiegende Unfälle mit Sachschaden i.e.S
SAAmd<-subset(d,d$Bundesland =="Sachsen-Anhalt" & d$Unfälle =="Schwerwiegende Unfälle mit Sachschaden i.e.S" & d$Lage =="Insgesamt")
SAAmd

SAAmdD<-c(SAAmd$X2008,SAAmd$X2009,SAAmd$X2010,SAAmd$X2011,SAAmd$X2012)
SAAmdD

#Unfälle mit Personenschaden
SAApd<-subset(d,d$Bundesland =="Sachsen-Anhalt" & d$Unfälle =="Unfälle mit Personenschaden" & d$Lage =="Insgesamt")
SAApd

SAApdD<-c(SAApd$X2008,SAApd$X2009,SAApd$X2010,SAApd$X2011,SAApd$X2012)
SAApdD

#Übrige Sachschadensunfälle
SAArmd<-subset(d,d$Bundesland =="Sachsen-Anhalt" & d$Unfälle =="Übrige Sachschadensunfälle" & d$Lage =="Insgesamt")
SAArmd

SAArmdD<-c(SAArmd$X2008,SAArmd$X2009,SAArmd$X2010,SAArmd$X2011,SAArmd$X2012)
SAArmdD
#

#Unfälle innerorts
SAAinnerorts <- subset(d, d$Bundesland == "Sachsen-Anhalt" & d$Unfälle == "Insgesamt" & d$Lage == "innerorts")
SAAinnerorts
#Vektor
SAAinnerortsV <- c(SAAinnerorts$X2008, SAAinnerorts$X2009, SAAinnerorts$X2010, SAAinnerorts$X2011, SAAinnerorts$X2012)
SAAinnerortsV

#Unfälle außerorts
SAAaußerorts <- subset(d, d$Bundesland == "Sachsen-Anhalt" & d$Unfälle == "Insgesamt" & d$Lage == "außerorts (ohne Autobahnen)")
SAAaußerorts
#Vektor
SAAaußerortsV <- c(SAAaußerorts$X2008, SAAaußerorts$X2009, SAAaußerorts$X2010, SAAaußerorts$X2011, SAAaußerorts$X2012)
SAAaußerortsV

#Unfälle auf Autobahnen
SAAautobahn <- subset(d, d$Bundesland == "Sachsen-Anhalt" & d$Unfälle == "Insgesamt" & d$Lage == "auf Autobahnen")
SAAautobahn
#Vektor
SAAautobahnV <- c(SAAautobahn$X2008, SAAautobahn$X2009, SAAautobahn$X2010, SAAautobahn$X2011, SAAautobahn$X2012)
SAAautobahnV

#Für gestapelte Saeulendiagramm
saat<-c(SAAmdD,SAArmdD,SAApdD,RSAAJ)
SachsenAnhalt<-saat
SAAtest<-matrix(saat, nrow=4,ncol=5, byrow = TRUE )
SAAtest
#Entwicklung in 5 Jahren
plot(SAAJahre,col=colors,ylab="Unfälle",xlab="Jahr",pch=16,main="Sachsen-Anhalt",cex=1)
lines(SAAJahre,col="grey")

#Aufteilung
barplot(SAAtest,beside=F,col=colors,main="Sachsen-Anhalt")
legend(4.5,45000,c("MD","RMD","PD","Drug"), col=colors,lty=c(1,1))
SAA
#-------------------------------------------------------------------------------#
# 15. Bundesland Schleswig-Holstein---------------------------------------------------------------------------
# Entwicklung von 2008 bis 2012

SH<-subset(d,d$Bundesland =="Schleswig-Holstein" & d$Lage=="Insgesamt" & d$Unfälle =="Insgesamt")
SH

#Unfälle unter dem Einfluss berausch. Mittel
RSH<-subset(d,d$Bundesland =="Schleswig-Holstein" & d$Unfälle =="Sonst. Unfälle unter dem Einfluss berausch. Mittel" & d$Lage =="Insgesamt" )
RSH
#Vektoren
#Rauschmittel
RSHJ<-c(RSH$X2008,RSH$X2009,RSH$X2010,RSH$X2011,RSH$X2012)
RSHJ
#Umfälle in 5 Jahren
SHJahre<-c(SH$X2008,SH$X2009,SH$X2010,SH$X2011,SH$X2012)
SHJahre

#Schwerwiegende Unfälle mit Sachschaden i.e.S
SHmd<-subset(d,d$Bundesland =="Schleswig-Holstein" & d$Unfälle =="Schwerwiegende Unfälle mit Sachschaden i.e.S" & d$Lage =="Insgesamt")
SHmd

SHmdD<-c(SHmd$X2008,SHmd$X2009,SHmd$X2010,SHmd$X2011,SHmd$X2012)
SHmdD

#Unfälle mit Personenschaden
SHpd<-subset(d,d$Bundesland =="Schleswig-Holstein" & d$Unfälle =="Unfälle mit Personenschaden" & d$Lage =="Insgesamt")
SHpd

SHpdD<-c(SHpd$X2008,SHpd$X2009,SHpd$X2010,SHpd$X2011,SHpd$X2012)
SHpdD

#Übrige Sachschadensunfälle
SHrmd<-subset(d,d$Bundesland =="Schleswig-Holstein" & d$Unfälle =="Übrige Sachschadensunfälle" & d$Lage =="Insgesamt")
SHrmd

SHrmdD<-c(SHrmd$X2008,SHrmd$X2009,SHrmd$X2010,SHrmd$X2011,SHrmd$X2012)
SHrmdD
#

#Unfälle innerorts
SHinnerorts <- subset(d, d$Bundesland == "Schleswig-Holstein" & d$Unfälle == "Insgesamt" & d$Lage == "innerorts")
SHinnerorts
#Vektor
SHinnerortsV <- c(SHinnerorts$X2008, SHinnerorts$X2009, SHinnerorts$X2010, SHinnerorts$X2011, SHinnerorts$X2012)
SHinnerortsV

#Unfälle außerorts
SHaußerorts <- subset(d, d$Bundesland == "Schleswig-Holstein" & d$Unfälle == "Insgesamt" & d$Lage == "außerorts (ohne Autobahnen)")
SHaußerorts
#Vektor
SHaußerortsV <- c(SHaußerorts$X2008, SHaußerorts$X2009, SHaußerorts$X2010, SHaußerorts$X2011, SHaußerorts$X2012)
SHaußerortsV

#Unfälle auf Autobahnen
SHautobahn <- subset(d, d$Bundesland == "Schleswig-Holstein" & d$Unfälle == "Insgesamt" & d$Lage == "auf Autobahnen")
SHautobahn
#Vektor
SHautobahnV <- c(SHautobahn$X2008, SHautobahn$X2009, SHautobahn$X2010, SHautobahn$X2011, SHautobahn$X2012)
SHautobahnV

#Für gestapelte Saeulendiagramm
sht<-c(SHmdD,SHrmdD,SHpdD,RSHJ)
SchleswigHolstein<-sht
SHtest<-matrix(sht, nrow=4,ncol=5, byrow = TRUE )
SHtest
#Entwicklung in 5 Jahren
plot(SHJahre,col=colors,ylab="Unfälle",xlab="Jahr",pch=16,main="Baden-Württemberg",cex=1)
lines(SHJahre,col="grey")

#Aufteilung
barplot(SHtest,beside=F,col=colors,main="Schleswig-Holstein")
legend(4.5,45000,c("MD","RMD","PD","Drug"), col=colors,lty=c(1,1))

SH

#-------------------------------------------------------------------------------#

# 16 Bundesland Thüringen------------------------------------------------------------------------------------
# Entwicklung von 2008 bis 2012

TH<-subset(d,d$Bundesland =="Thüringen" & d$Lage=="Insgesamt" & d$Unfälle =="Insgesamt")
TH

#Unfälle unter dem Einfluss berausch. Mittel
RTH<-subset(d,d$Bundesland =="Thüringen" & d$Unfälle =="Sonst. Unfälle unter dem Einfluss berausch. Mittel" & d$Lage =="Insgesamt" )
RTH
#Vektoren
#Rauschmittel
RTHJ<-c(RTH$X2008,RTH$X2009,RTH$X2010,RTH$X2011,RTH$X2012)
RTHJ
#Umfälle in 5 Jahren
THJahre<-c(TH$X2008,TH$X2009,TH$X2010,TH$X2011,TH$X2012)
THJahre

#Schwerwiegende Unfälle mit Sachschaden i.e.S
THmd<-subset(d,d$Bundesland =="Thüringen" & d$Unfälle =="Schwerwiegende Unfälle mit Sachschaden i.e.S" & d$Lage =="Insgesamt")
THmd

THmdD<-c(THmd$X2008,THmd$X2009,THmd$X2010,THmd$X2011,THmd$X2012)
THmdD

#Unfälle mit Personenschaden
THpd<-subset(d,d$Bundesland =="Thüringen" & d$Unfälle =="Unfälle mit Personenschaden" & d$Lage =="Insgesamt")
THpd

THpdD<-c(THpd$X2008,THpd$X2009,THpd$X2010,THpd$X2011,THpd$X2012)
THpdD

#Übrige Sachschadensunfälle
THrmd<-subset(d,d$Bundesland =="Thüringen" & d$Unfälle =="Übrige Sachschadensunfälle" & d$Lage =="Insgesamt")
THrmd

THrmdD<-c(THrmd$X2008,THrmd$X2009,THrmd$X2010,THrmd$X2011,THrmd$X2012)
THrmdD
#

#Unfälle innerorts
THinnerorts <- subset(d, d$Bundesland == "Thüringen" & d$Unfälle == "Insgesamt" & d$Lage == "innerorts")
THinnerorts
#Vektor
THinnerortsV <- c(THinnerorts$X2008, THinnerorts$X2009, THinnerorts$X2010, THinnerorts$X2011, THinnerorts$X2012)
THinnerortsV

#Unfälle außerorts
THaußerorts <- subset(d, d$Bundesland == "Thüringen" & d$Unfälle == "Insgesamt" & d$Lage == "außerorts (ohne Autobahnen)")
THaußerorts
#Vektor
THaußerortsV <- c(THaußerorts$X2008, THaußerorts$X2009, THaußerorts$X2010, THaußerorts$X2011, THaußerorts$X2012)
THaußerortsV

#Unfälle auf Autobahnen
THautobahn <- subset(d, d$Bundesland == "Thüringen" & d$Unfälle == "Insgesamt" & d$Lage == "auf Autobahnen")
THautobahn
#Vektor
THautobahnV <- c(THautobahn$X2008, THautobahn$X2009, THautobahn$X2010, THautobahn$X2011, THautobahn$X2012)
THautobahnV

#Für gestapelte Saeulendiagramm
tht<-c(THmdD,THrmdD,THpdD,RTHJ)
Thüringen<-tht
Thüringen
THtest<-matrix(tht, nrow=4,ncol=5, byrow = TRUE )
THtest
#Entwicklung in 5 Jahren
plot(THJahre,col=colors,ylab="Unfälle",xlab="Jahr",pch=16,main="Thüringen",cex=1)
lines(THJahre,col="grey")

#Aufteilung
barplot(THtest,beside=F,col=colors,main="Thüringen")
legend(4.5,45000,c("MD","RMD","PD","Drug"), col=colors,lty=c(1,1))
TH
#-------------------------------------------------------------------------------#

#Ganz Deutschland Statistiken
DE<-THJahre+SHJahre+SAAJahre+SACJahre+BWJahre+BYJahre+BERJahre+BRAJahre+BREMJahre+HHJahre+HEJahre+MVJahre+NSJahre+NRWJahre+RPJahre+SAJahre

#Entwicklung in der BRD gesamt
plot(DE,col=colors)
lines(DE,col="grey")

#Aufteilung der Umfallarten in der BRD gesamt
ansicht.A<-THtest+SHtest+SAtest+SACtest+SAAtest+RPtest+NRWtest+MVtest+HEtest+HHtest+BREMtest+BRAtest+testBER+testBY+BWtest
jpeg(filename="gesammt01.jpeg")
barplot(ansicht.A,beside=F,col=colors,main="Deutschland")
legend(4.5,4800000,c("MD","RMD","PD","Drug","test"), col=colors,lty=c(1,1))
jpeg(filename="gesammt01.jpeg")

#----------------------------------------------------------------------------------------------------------#

# Überprüfung der Signifikanz der Änderungen

# Zusammensetzen der hierfür relevanten Daten
DatenSig <- rbind(BW, BY, BER, BRA, BREM, HH, HE, MV, NS, NRW, RP, SA, SAC, SAA, SH, TH)
DatenSig

# Überprüfung auf Normalverteilung (einzelne Jahre)
boxplot(DatenSig$X2008)
boxplot(DatenSig$X2009)
boxplot(DatenSig$X2010)
boxplot(DatenSig$X2011)
boxplot(DatenSig$X2012)

hist(DatenSig$X2008)
hist(DatenSig$X2009)
hist(DatenSig$X2010)
hist(DatenSig$X2011)
hist(DatenSig$X2012)

shapiro.test(DatenSig$X2008)
shapiro.test(DatenSig$X2009)
shapiro.test(DatenSig$X2010)
shapiro.test(DatenSig$X2011)
shapiro.test(DatenSig$X2012)

# ==> die einzelnen Jahresdaten sind also NICHT normalverteilt

# Überprüfung auf Normalverteilung der paarweisen Differenzen
# Dies ist Voraussetzung für den t.test
boxplot(DatenSig$X2009 - DatenSig$X2008)
boxplot(DatenSig$X2010 - DatenSig$X2009)
boxplot(DatenSig$X2011 - DatenSig$X2010)
boxplot(DatenSig$X2012 - DatenSig$X2011)

hist(DatenSig$X2009 - DatenSig$X2008)
hist(DatenSig$X2010 - DatenSig$X2009)
hist(DatenSig$X2011 - DatenSig$X2010)
hist(DatenSig$X2012 - DatenSig$X2011)

shapiro.test(DatenSig$X2009 - DatenSig$X2008)
shapiro.test(DatenSig$X2010 - DatenSig$X2009)
shapiro.test(DatenSig$X2011 - DatenSig$X2010)
shapiro.test(DatenSig$X2012 - DatenSig$X2011)

# Vor allem bei §X2011 - $X2010 liegt eine Normalverteilung vor, bei den anderen nicht.

# t.test
